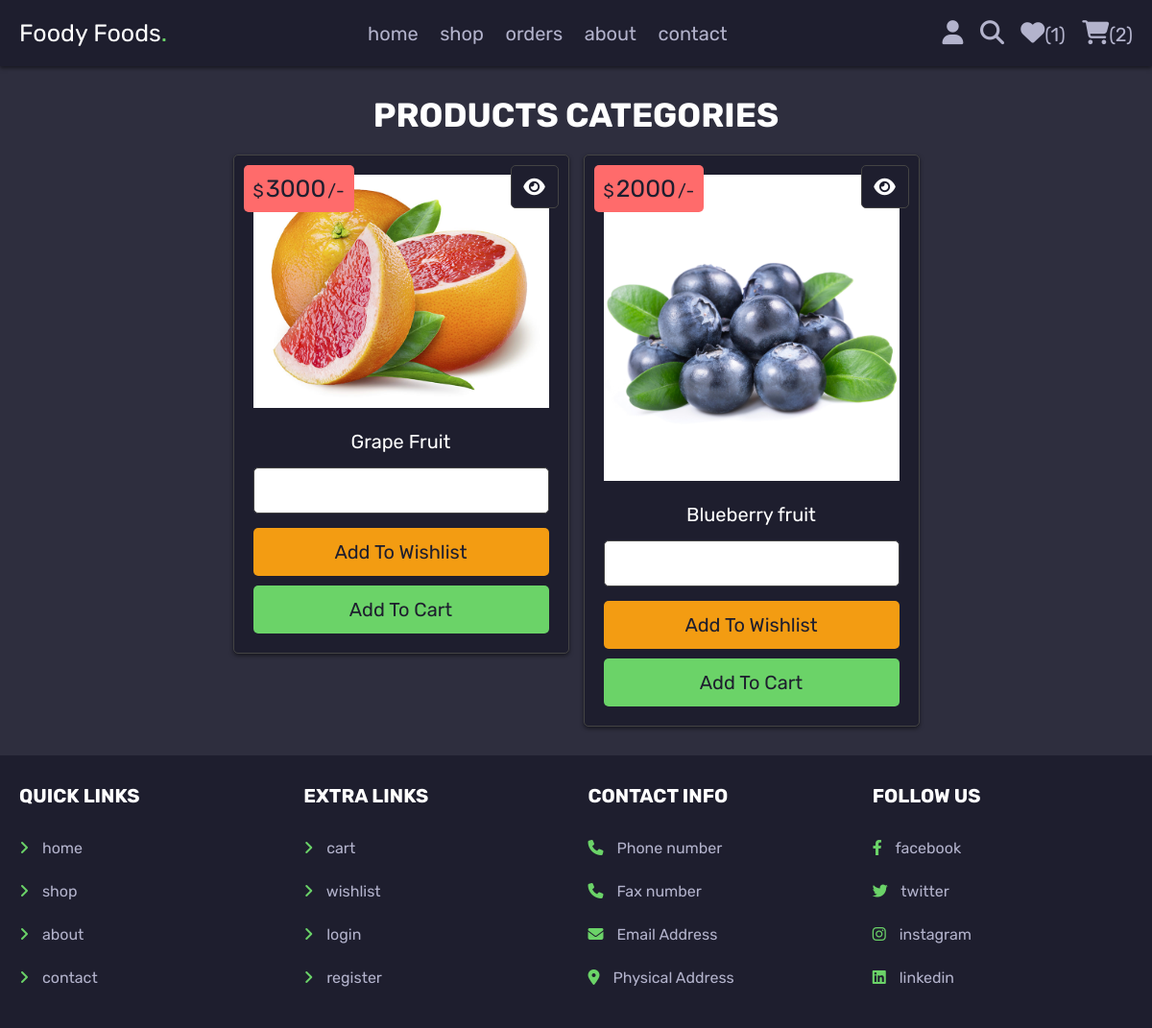
/category.php?category=fruits (signed in), run on the app's committed database.
### tables this page shows
CREATE TABLE `products` (
  `id` int(100) NOT NULL,
  `name` varchar(100) NOT NULL,
  `category` varchar(20) NOT NULL,
  `details` varchar(500) NOT NULL,
  `price` int(100) NOT NULL,
  `image` varchar(100) NOT NULL
);

### category.php (the view, shortened to what this page needs)
<?php
@include 'config.php';
?>
<!DOCTYPE html>
<html lang="en">
<head>
   <link rel="stylesheet" href="https://cdnjs.cloudflare.com/ajax/libs/font-awesome/6.1.1/css/all.min.css">
   <link rel="stylesheet" href="css/style.css">
</head>
<body>
<?php include 'header.php'; ?>
<section class="products">
   <h1 class="title">products categories</h1>
   <div class="box-container">
   <?php
      $category_name = $_GET['category'];
      $select_products = $conn->prepare("SELECT * FROM `products` WHERE category = ?");
      $select_products->execute([$category_name]);
      if($select_products->rowCount() > 0){
         while($fetch_products = $select_products->fetch(PDO::FETCH_ASSOC)){
   ?>
   <form action="" class="box" method="POST">
      <div class="price">$<span><?= $fetch_products['price']; ?></span>/-</div>
      <a href="view_page.php?pid=<?= $fetch_products['id']; ?>" class="fas fa-eye"></a>
      <img src="uploaded_img/<?= $fetch_products['image']; ?>" alt="">
      <div class="name"><?= $fetch_products['name']; ?></div>
      <input type="number" min="1" value="1" name="p_qty" class="qty">
      <input type="submit" value="add to wishlist" class="option-btn" name="add_to_wishlist">
      <input type="submit" value="add to cart" class="btn" name="add_to_cart">
   </form>
   <?php
         }
      }else{
         echo '<p class="empty">no products available!</p>';
      }
   ?>
   </div>
</section>
<?php include 'footer.php'; ?>
</body>
</html>

### css/style.css (style rules this page uses)
:root { --white: #1e1e2e; --light-bg: #2e2e3e; --light-color: #b3b3cc; --black: #ffffff; --green: #6bd368; --red: #ff6b6b; --border: 1px solid #444; --box-shadow: 0 2px 4px rgba(0, 0, 0, 0.5); }
.products .box-container { display: grid; grid-template-columns: repeat(auto-fit, 35rem); gap:1.5rem; justify-content: center; align-items: flex-start; }
.products .box-container .box { padding:2rem; text-align: center; border:var(--border); background-color: var(--white); box-shadow: var(--box-shadow); border-radius: .5rem; position: relative; }
.products .box-container .box .price { position: absolute; top:1rem; left:1rem; padding:1rem; border-radius: .5rem; background-color: var(--red); font-size: 1.8rem; color:var(--white); }
.products .box-container .box .price span { font-size: 2.5rem; color:var(--white); margin:0 .2rem; }
.products .box-container .box .fa-eye { position: absolute; top:1rem; right:1rem; border-radius: .5rem; height: 4.5rem; line-height: 4.3rem; width: 5rem; border:var(--border); color:var(--black); font-size: 2rem; background-color: var(--white); }
.products .box-container .box img { width: 100%; margin-bottom: 1rem; }
.products .box-container .box .name { font-size: 2rem; color:var(--black); padding:1rem 0; }
.products .box-container .box .qty { margin:.5rem 0; border-radius: .5rem; padding:1.2rem 1.4rem; font-size: 1.8rem; color:var(--black); border:var(--border); width: 100%; }

### css/components.css (style rules this page uses)
:root { --green:#27ae60; --orange:#f39c12; --red:#e74c3c; --black:#ffffff; --light-color:#2d2d2d; --white:#232323; --light-bg:#272727; --border:.2rem solid var(--black); --box-shadow:0 .5rem 1rem rgba(0,0,0,.1); }
* { font-family: 'Rubik', sans-serif; margin:0; padding:0; box-sizing: border-box; outline: none; border:none; text-decoration: none; color:var(--black); }
body { background-color: var(--light-bg); }
html { font-size: 62.5%; overflow-x: hidden; scroll-behavior: smooth; scroll-padding-top: 6.5rem; }
section { padding:3rem 2rem; max-width: 1200px; margin:0 auto; }
.btn, .delete-btn, .option-btn { display: block; width: 100%; margin-top: 1rem; border-radius: .5rem; color:var(--white); font-size: 2rem; padding:1.3rem 3rem; text-transform: capitalize; cursor: pointer; text-align: center; }
.btn { background-color: var(--green); }
.option-btn { background-color: var(--orange); }
.title { text-align: center; margin-bottom: 2rem; text-transform: uppercase; color:var(--black); font-size: 3.5rem; }

### data on the page
products: price "3000", image (picture), name "Grape Fruit"
products: price "2000", image (picture), name "Blueberry fruit"

### other printed values
$count_wishlist_items->rowCount() "1"
$count_cart_items->rowCount() "2"
